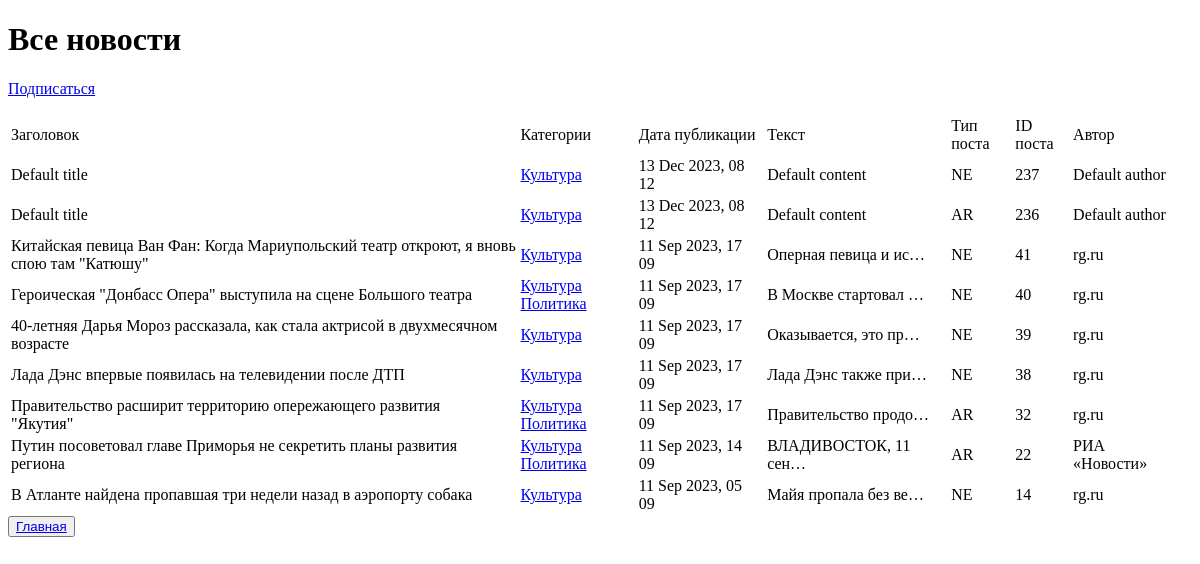
Before: /categories/1/ with the older database file.
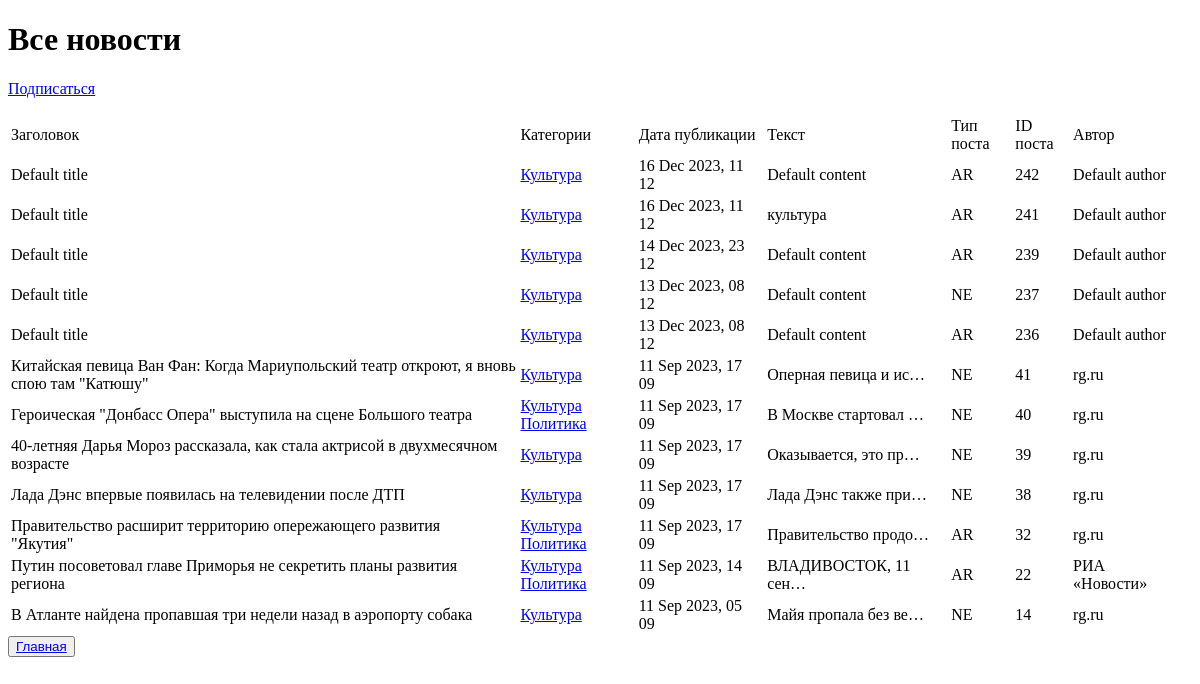
After: the same page with the newer database file.
### news/models.py (models this page shows, shortened)
class Post(models.Model):
    news = 'NE'
    article = 'AR'
    POST_TYPES = [
        (news, 'Новость'),
        (article, 'Статья')
    ]
    author = models.CharField(max_length=255, default='Default author', verbose_name='имя автора')
    post_type = models.CharField(max_length=2, choices=POST_TYPES, default=article, verbose_name='Вид поста')
    date_create = models.DateTimeField(auto_now_add=True, verbose_name='дата и время создания')
    date_update = models.DateTimeField(auto_now=True, verbose_name='дата и время изменения')
    categories = models.ManyToManyField(Category, verbose_name='Категории')
    title = models.CharField(max_length=255, default='Default title', verbose_name='заголовок')
    content = models.TextField(default='Default content', verbose_name='текст')

class Category(models.Model):
    name = models.CharField(unique = True, max_length=255, verbose_name='Категории' )
    subscribers = models.ManyToManyField(User, blank=True, null=True, related_name='Подписчики')
    def __str__(self):
        return self.name

### news/views.py (the view)
# urls.py: path('categories/<int:pk>/', CategoryListView.as_view(),name='category_list'),
class CategoryListView(ListView):
    model = Post
    template_name = 'flatpages/category_list.html'
    context_object_name = 'category_list'
    def get_queryset(self):
        self.category = get_object_or_404(Category,
                                          id=self.kwargs['pk']
                                         )
        queryset = Post.objects.filter(categories=self.category).order_by('-date_create')
        return queryset
    def get_context_data(self, **kwargs):
        context = super().get_context_data(**kwargs)
        context['is_not_subscriber'] = self.request.user not in self.category.subscribers.all()
        context['category'] = self.category
        return context

### news/templatetags/custom_filters.py (called while the page is built)
@register.filter()
def censor(text):
    spl_text = text.split()
    explicitwords = ['дВижения',
                     'ТраСсе',
                     'производственных',
                     'Однако',
                     'детонациЮ']
    for ex_word in explicitwords:
        ex_word = ex_word.title()
        for word in spl_text:
            word1 = word[0].upper() + word[1:]
            if word1 == ex_word:
                text = text.replace(word, word[0] + '*' * (len(word) - 1))
    """Removes all values of arg from the given string"""
    return text

### templates/flatpages/category_list.html (shortened to what this page needs)
{% extends 'flatpages/default.html' %}
{% load custom_filters %}
{% load custom_tags %}
{% block content %}
    <h1>Все новости</h1>
{% if not subscriber %}
    <p class="text-center"><a href="{% url 'subscribe' category.id %}" class "btn btn-secondary btn-sm">Подписаться</a></p>
{% endif %}
    {% if category_list %}
       <table>
           <tr>
               <td>Заголовок</td>
               <td>Категории</td>
               <td>Дата публикации</td>
               <td>Текст</td>
               <td>Тип поста</td>
               <td>ID поста</td>
               <td>Автор</td>
           </tr>
           {% for new in category_list %}
           <tr>
               <td>{{ new.title|censor }}&emsp;</td>
               <td>
                   {% for category in new.categories.all %}
                       <a href="{% url 'category_list' category.id %}">{{category}}</a>
                   {% endfor %}
               </td>
               <td>{{ new.date_create|date:'d M Y, H m'|censor}}&emsp;</td>
               <td>{{ new.content|truncatechars:20|censor }}&emsp;</td>
               <td>{{ new.post_type }}&emsp;</td>
               <td>{{ new.id }}&emsp;</td>
               <td>{{ new.author }}&emsp;</td>
           </tr>
           {% endfor %}
       </table>
    {% else %}
       <h2>Новостей нет!</h2>
    {% endif %}
    <button> <a href="/news/"> Главная </a></button>
{% endblock content %}

Changed rows visible on the page:
added Post: title|censor "Default title", date_create|censor "16 Dec 2023, 11 12", content|censor "Default content", post_type "AR", id "242", author "Default author", Category (name "Культура")
added Post: title|censor "Default title", date_create|censor "16 Dec 2023, 11 12", content|censor "культура", post_type "AR", id "241", author "Default author", Category (name "Культура")
added Post: title|censor "Default title", date_create|censor "14 Dec 2023, 23 12", content|censor "Default content", post_type "AR", id "239", author "Default author", Category (name "Культура")
